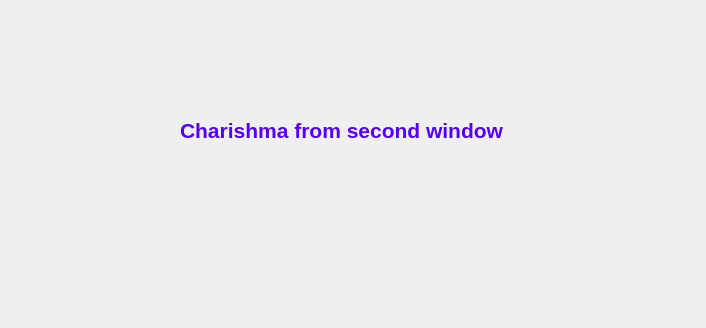
<?xml version="1.0" encoding="UTF-8"?>
<ui version="4.0">
 <class>Dialog</class>
 <widget class="QDialog" name="Dialog">
  <property name="geometry">
   <rect>
    <x>0</x>
    <y>0</y>
    <width>706</width>
    <height>328</height>
   </rect>
  </property>
  <property name="windowTitle">
   <string>Dialog</string>
  </property>
  <widget class="QLabel" name="label">
   <property name="geometry">
    <rect>
     <x>180</x>
     <y>110</y>
     <width>361</width>
     <height>41</height>
    </rect>
   </property>
   <property name="text">
    <string>&lt;html&gt;&lt;head/&gt;&lt;body&gt;&lt;p&gt;&lt;span style=&quot; font-size:16pt; font-weight:600; color:#5500ff;&quot;&gt;Charishma from second window&lt;/span&gt;&lt;/p&gt;&lt;/body&gt;&lt;/html&gt;</string>
   </property>
  </widget>
 </widget>
 <resources/>
 <connections/>
</ui>
